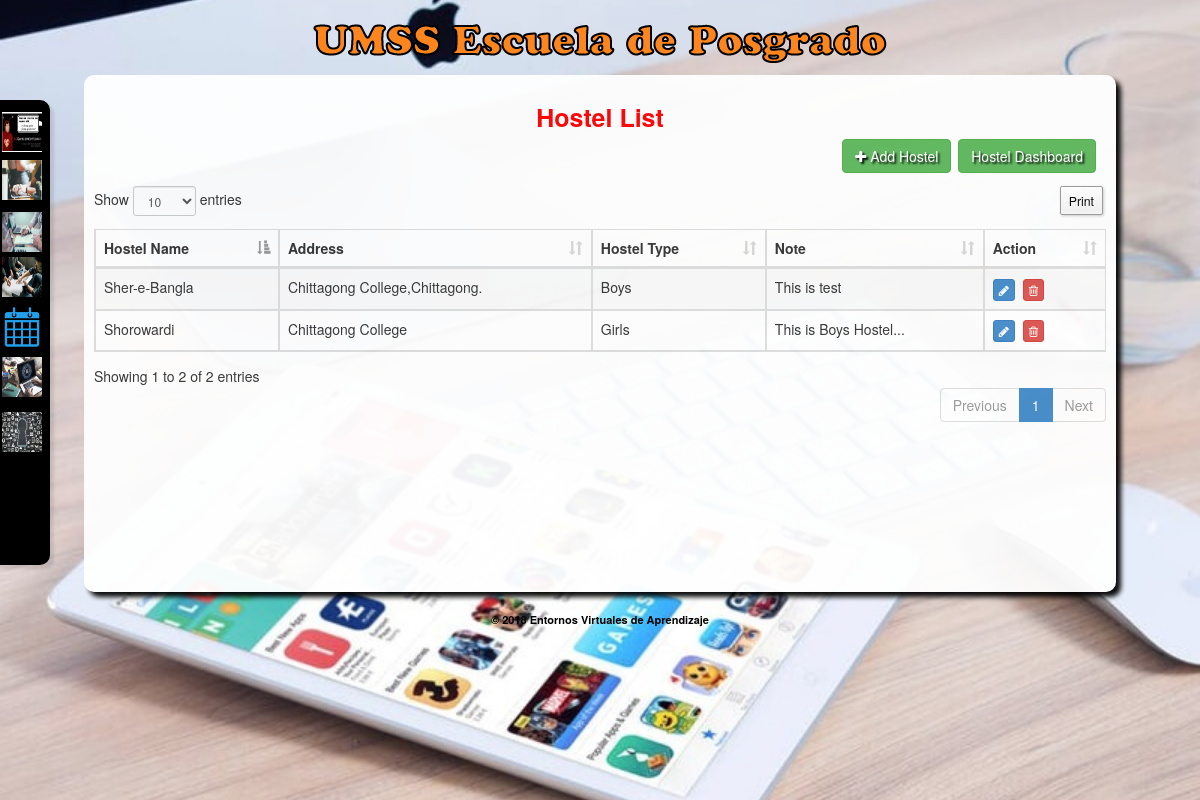
The page /hostel/hostel_list.php (signed in) on the database its author committed.
### tables this page shows
CREATE TABLE IF NOT EXISTS `tbl_add_hostel` (
  `h_id` int(11) NOT NULL AUTO_INCREMENT,
  `h_name` varchar(200) NOT NULL,
  `h_address` varchar(500) NOT NULL,
  `h_type` varchar(200) NOT NULL,
  `h_note` varchar(500) NOT NULL,
  `created_date` timestamp NOT NULL DEFAULT CURRENT_TIMESTAMP,
  PRIMARY KEY (`h_id`)
);

### hostel/hostel_list.php (the view, shortened to what this page needs)
<?php include('../header.php');
?>
<link type="text/css" href="<?php echo WEB_URL; ?>css/bootstrap.css" rel="stylesheet" />
<div class="content content_inside">
  <div class="header_text">
    <div class="header_text_left">Hostel List</div>
    <div class="top_common_bar">
      <div class="obj_right" style="padding-right:10px !important;"><a class="btn btn_add_new btn-success" href="<?php echo WEB_URL; ?>hostel/add_hostel.php"><i class="fa fa-plus"></i>&nbsp;Add Hostel</a>&nbsp;<a class="btn btn_add_new btn-success" href="<?php echo WEB_URL; ?>hostel/hostel.php"><i class="fa"></i>Hostel Dashboard</a></div>
    </div>
    </div>
  <div>
    <table class="table sakotable table-bordered table-striped dt-responsive">
      <thead>
        <tr>
          <th>Hostel Name</th>
          <th>Address</th>
          <th>Hostel Type</th>
		  <th>Note</th>
          <th>Action</th>
        </tr>
      </thead>
      <tbody>
        <?php
				$result = mysql_query("Select * from tbl_add_hostel order by h_id desc",$link);
				while($row = mysql_fetch_array($result)){?>
        <tr>
          <td><?php echo $row['h_name']; ?></td>
          <td><?php echo $row['h_address']; ?></td>
          <td><?php echo $row['h_type']; ?></td>
          <td><?php echo $row['h_note']; ?></td>
          <td><a title="Edit" data-toggle="tooltip" data-placement="top" class="btn btn-primary btn-xs mrg" href="<?php echo WEB_URL;?>hostel/add_hostel.php?id=<?php echo $row['h_id']; ?>"><i class="fa fa-pencil"></i></a>&nbsp;&nbsp;<a title="Delete" data-toggle="tooltip" data-placement="top" class="btn btn-danger btn-xs mrg" onClick="deleteHostel(<?php echo $row['h_id']; ?>);" href="javascript:void(0);"><i class="fa fa-trash-o"></i></a></td>
        </tr>
        <?php } mysql_close($link); ?>
      </tbody>
    </table>
  </div>
</div>
<?php include('../copyright.php');?>
</div>
<?php include('../footer.php');?>

### css/style.css (style rules this page uses)
body { font-family: Verdana,Arial,Helvetica,sans-serif; font-size: 12px; }
.content { width:86%; height:auto; margin:0 auto; background:#fff; opacity: 0.95; box-shadow:5px 5px 5px #000; border-radius:10px; min-height:517px; position:relative; }
.content_inside { padding:10px; }
a { outline:none !important; }
.header_text { width:100%; font-size:25px; color:red; text-align:center; font-weight:bold; padding-top:15px; margin-bottom:20px; }
.header_text_left { width:100%; text-align:center; }
.top_common_bar { margin-bottom:50px; }
.obj_right { float:right; }

### rows shown on the page
tbl_add_hostel: h_name "Shorowardi", h_address "Chittagong College", h_type "Girls", h_note "This is Boys Hostel..."
tbl_add_hostel: h_name "Sher-e-Bangla", h_address "Chittagong College,Chittagong.", h_type "Boys", h_note "This is test"
